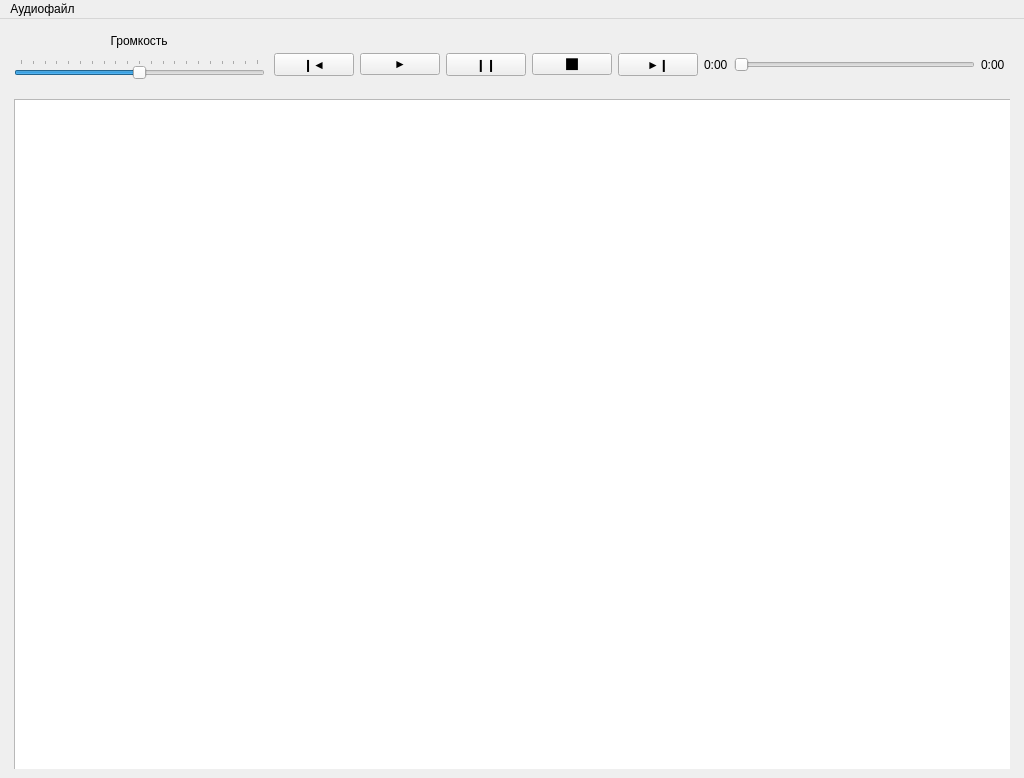
<?xml version="1.0" encoding="UTF-8"?>
<ui version="4.0">
 <class>MainWindow</class>
 <widget class="QMainWindow" name="MainWindow">
  <property name="geometry">
   <rect>
    <x>0</x>
    <y>0</y>
    <width>1024</width>
    <height>778</height>
   </rect>
  </property>
  <property name="windowTitle">
   <string>MainWindow</string>
  </property>
  <widget class="QWidget" name="centralwidget">
   <layout class="QHBoxLayout" name="horizontalLayout">
    <item>
     <widget class="QWidget" name="widget" native="true">
      <property name="maximumSize">
       <size>
        <width>996</width>
        <height>16777215</height>
       </size>
      </property>
      <property name="styleSheet">
       <string notr="true"/>
      </property>
      <widget class="QWidget" name="horizontalLayoutWidget">
       <property name="geometry">
        <rect>
         <x>260</x>
         <y>1</y>
         <width>731</width>
         <height>71</height>
        </rect>
       </property>
       <layout class="QHBoxLayout" name="main_buttons_and_time">
        <item>
         <widget class="QPushButton" name="previous">
          <property name="text">
           <string>❙◄</string>
          </property>
         </widget>
        </item>
        <item>
         <widget class="QPushButton" name="play">
          <property name="text">
           <string>►</string>
          </property>
         </widget>
        </item>
        <item>
         <widget class="QPushButton" name="pause">
          <property name="text">
           <string>❙❙</string>
          </property>
         </widget>
        </item>
        <item>
         <widget class="QPushButton" name="stop">
          <property name="text">
           <string>⬛</string>
          </property>
         </widget>
        </item>
        <item>
         <widget class="QPushButton" name="next">
          <property name="text">
           <string>►❙</string>
          </property>
         </widget>
        </item>
        <item>
         <widget class="QLabel" name="play_time">
          <property name="text">
           <string>0:00</string>
          </property>
         </widget>
        </item>
        <item>
         <widget class="QSlider" name="time_slider">
          <property name="orientation">
           <enum>Qt::Horizontal</enum>
          </property>
          <property name="tickInterval">
           <number>0</number>
          </property>
         </widget>
        </item>
        <item>
         <widget class="QLabel" name="end_time">
          <property name="text">
           <string>0:00</string>
          </property>
         </widget>
        </item>
       </layout>
      </widget>
      <widget class="QListWidget" name="list_of_songs">
       <property name="geometry">
        <rect>
         <x>0</x>
         <y>71</y>
         <width>1001</width>
         <height>671</height>
        </rect>
       </property>
       <property name="selectionMode">
        <enum>QAbstractItemView::ExtendedSelection</enum>
       </property>
      </widget>
      <widget class="QWidget" name="verticalLayoutWidget_2">
       <property name="geometry">
        <rect>
         <x>0</x>
         <y>0</y>
         <width>251</width>
         <height>51</height>
        </rect>
       </property>
       <layout class="QVBoxLayout" name="volume_layout">
        <item>
         <widget class="QLabel" name="volume_label">
          <property name="text">
           <string>                             Громкость</string>
          </property>
         </widget>
        </item>
        <item>
         <widget class="QSlider" name="volume_slider">
          <property name="maximum">
           <number>100</number>
          </property>
          <property name="value">
           <number>50</number>
          </property>
          <property name="orientation">
           <enum>Qt::Horizontal</enum>
          </property>
          <property name="tickPosition">
           <enum>QSlider::TicksAbove</enum>
          </property>
          <property name="tickInterval">
           <number>5</number>
          </property>
         </widget>
        </item>
       </layout>
      </widget>
     </widget>
    </item>
   </layout>
  </widget>
  <widget class="QMenuBar" name="menubar">
   <property name="geometry">
    <rect>
     <x>0</x>
     <y>0</y>
     <width>1024</width>
     <height>23</height>
    </rect>
   </property>
   <widget class="QMenu" name="menu">
    <property name="title">
     <string>Аудиофайл</string>
    </property>
    <addaction name="add_url"/>
    <addaction name="delete_track"/>
    <addaction name="clear"/>
    <addaction name="mix_tracks"/>
   </widget>
   <addaction name="menu"/>
  </widget>
  <action name="add_url">
   <property name="text">
    <string>Добавить url</string>
   </property>
  </action>
  <action name="delete_track">
   <property name="text">
    <string>Удалить выбранные аудиофайл(ы)</string>
   </property>
  </action>
  <action name="action_2">
   <property name="text">
    <string>Очистить плейлист полностью</string>
   </property>
  </action>
  <action name="clear_playlist">
   <property name="text">
    <string>Очистить плейлист</string>
   </property>
  </action>
  <action name="mix_playlist">
   <property name="text">
    <string>Перемешать плейлист</string>
   </property>
  </action>
  <action name="clear">
   <property name="text">
    <string>Очистить список треков</string>
   </property>
  </action>
  <action name="mix_tracks">
   <property name="text">
    <string>Перемешать список треков</string>
   </property>
  </action>
  <action name="add_tracks_to_playlist">
   <property name="text">
    <string>Добавить все треки в плейлист</string>
   </property>
  </action>
  <action name="del_playlist">
   <property name="text">
    <string>Удалить плейлист</string>
   </property>
  </action>
 </widget>
 <resources/>
 <connections/>
</ui>
